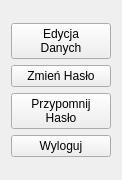
<?xml version="1.0" encoding="UTF-8"?>
<ui version="4.0">
 <class>PanelUzytkownika</class>
 <widget class="QWidget" name="PanelUzytkownika">
  <property name="geometry">
   <rect>
    <x>0</x>
    <y>0</y>
    <width>122</width>
    <height>180</height>
   </rect>
  </property>
  <property name="windowTitle">
   <string>Form</string>
  </property>
  <layout class="QVBoxLayout" name="verticalLayout_2">
   <item>
    <layout class="QVBoxLayout" name="verticalLayout">
     <item>
      <widget class="QPushButton" name="pushButton_2">
       <property name="text">
        <string>Edycja
Danych</string>
       </property>
      </widget>
     </item>
     <item>
      <widget class="QPushButton" name="pushButton_4">
       <property name="text">
        <string>Zmień Hasło</string>
       </property>
      </widget>
     </item>
     <item>
      <widget class="QPushButton" name="pushButton_5">
       <property name="text">
        <string>Przypomnij
Hasło</string>
       </property>
      </widget>
     </item>
     <item>
      <widget class="QPushButton" name="pushButton_6">
       <property name="text">
        <string>Wyloguj</string>
       </property>
      </widget>
     </item>
    </layout>
   </item>
  </layout>
 </widget>
 <resources/>
 <connections/>
</ui>
